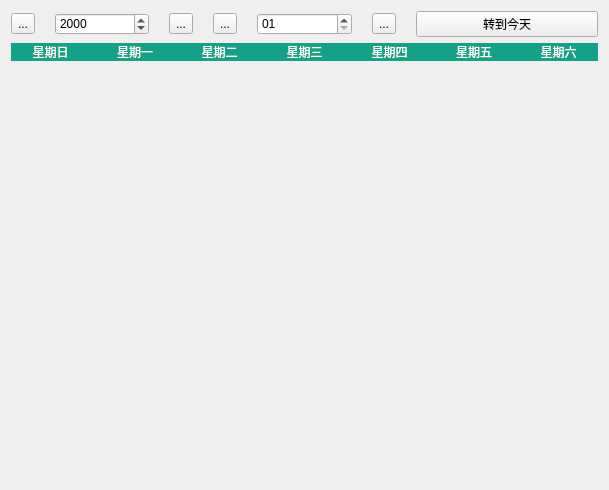
<?xml version="1.0" encoding="UTF-8"?>
<ui version="4.0">
 <class>calendarWidget</class>
 <widget class="QWidget" name="calendarWidget">
  <property name="geometry">
   <rect>
    <x>0</x>
    <y>0</y>
    <width>609</width>
    <height>490</height>
   </rect>
  </property>
  <property name="windowTitle">
   <string>自定义日历</string>
  </property>
  <property name="styleSheet">
   <string notr="true">#widget_week{
	background-color: rgb(22, 160, 134);
}
#widget_week QLabel{
	color:  rgb(255, 255, 255);
}</string>
  </property>
  <layout class="QGridLayout" name="gridLayout_7" rowstretch="1,1,8">
   <item row="0" column="0">
    <widget class="QWidget" name="widget_top" native="true">
     <property name="sizePolicy">
      <sizepolicy hsizetype="Preferred" vsizetype="Fixed">
       <horstretch>0</horstretch>
       <verstretch>0</verstretch>
      </sizepolicy>
     </property>
     <layout class="QGridLayout" name="gridLayout">
      <property name="leftMargin">
       <number>0</number>
      </property>
      <property name="topMargin">
       <number>0</number>
      </property>
      <property name="rightMargin">
       <number>0</number>
      </property>
      <property name="bottomMargin">
       <number>0</number>
      </property>
      <item row="0" column="0">
       <layout class="QHBoxLayout" name="horizontalLayout_3">
        <property name="spacing">
         <number>20</number>
        </property>
        <item>
         <layout class="QHBoxLayout" name="horizontalLayout">
          <item>
           <widget class="QToolButton" name="toolButton_py">
            <property name="text">
             <string>...</string>
            </property>
           </widget>
          </item>
          <item>
           <widget class="QDateEdit" name="dateEdit_y">
            <property name="displayFormat">
             <string>yyyy</string>
            </property>
            <property name="calendarPopup">
             <bool>false</bool>
            </property>
           </widget>
          </item>
          <item>
           <widget class="QToolButton" name="toolButton_ny">
            <property name="text">
             <string>...</string>
            </property>
           </widget>
          </item>
         </layout>
        </item>
        <item>
         <layout class="QHBoxLayout" name="horizontalLayout_2">
          <item>
           <widget class="QToolButton" name="toolButton_pm">
            <property name="text">
             <string>...</string>
            </property>
           </widget>
          </item>
          <item>
           <widget class="QDateEdit" name="dateEdit_m">
            <property name="displayFormat">
             <string>MM</string>
            </property>
            <property name="calendarPopup">
             <bool>false</bool>
            </property>
           </widget>
          </item>
          <item>
           <widget class="QToolButton" name="toolButton_nm">
            <property name="text">
             <string>...</string>
            </property>
           </widget>
          </item>
         </layout>
        </item>
        <item>
         <widget class="QPushButton" name="pushButton_now">
          <property name="text">
           <string>转到今天</string>
          </property>
         </widget>
        </item>
       </layout>
      </item>
     </layout>
    </widget>
   </item>
   <item row="1" column="0">
    <widget class="QWidget" name="widget_week" native="true">
     <property name="sizePolicy">
      <sizepolicy hsizetype="Preferred" vsizetype="Fixed">
       <horstretch>0</horstretch>
       <verstretch>0</verstretch>
      </sizepolicy>
     </property>
     <layout class="QGridLayout" name="gridLayout_2">
      <property name="leftMargin">
       <number>0</number>
      </property>
      <property name="topMargin">
       <number>0</number>
      </property>
      <property name="rightMargin">
       <number>0</number>
      </property>
      <property name="bottomMargin">
       <number>0</number>
      </property>
      <item row="0" column="0">
       <widget class="QLabel" name="label_7">
        <property name="text">
         <string>星期日</string>
        </property>
        <property name="alignment">
         <set>Qt::AlignCenter</set>
        </property>
       </widget>
      </item>
      <item row="0" column="1">
       <widget class="QLabel" name="label_1">
        <property name="text">
         <string>星期一</string>
        </property>
        <property name="alignment">
         <set>Qt::AlignCenter</set>
        </property>
       </widget>
      </item>
      <item row="0" column="2">
       <widget class="QLabel" name="label_2">
        <property name="text">
         <string>星期二</string>
        </property>
        <property name="alignment">
         <set>Qt::AlignCenter</set>
        </property>
       </widget>
      </item>
      <item row="0" column="3">
       <widget class="QLabel" name="label_3">
        <property name="text">
         <string>星期三</string>
        </property>
        <property name="alignment">
         <set>Qt::AlignCenter</set>
        </property>
       </widget>
      </item>
      <item row="0" column="4">
       <widget class="QLabel" name="label_4">
        <property name="text">
         <string>星期四</string>
        </property>
        <property name="alignment">
         <set>Qt::AlignCenter</set>
        </property>
       </widget>
      </item>
      <item row="0" column="5">
       <widget class="QLabel" name="label_5">
        <property name="text">
         <string>星期五</string>
        </property>
        <property name="alignment">
         <set>Qt::AlignCenter</set>
        </property>
       </widget>
      </item>
      <item row="0" column="6">
       <widget class="QLabel" name="label_6">
        <property name="text">
         <string>星期六</string>
        </property>
        <property name="alignment">
         <set>Qt::AlignCenter</set>
        </property>
       </widget>
      </item>
     </layout>
    </widget>
   </item>
   <item row="2" column="0">
    <widget class="QWidget" name="widget_calendar" native="true"/>
   </item>
  </layout>
 </widget>
 <resources>
  <include location="font.qrc"/>
 </resources>
 <connections/>
</ui>
